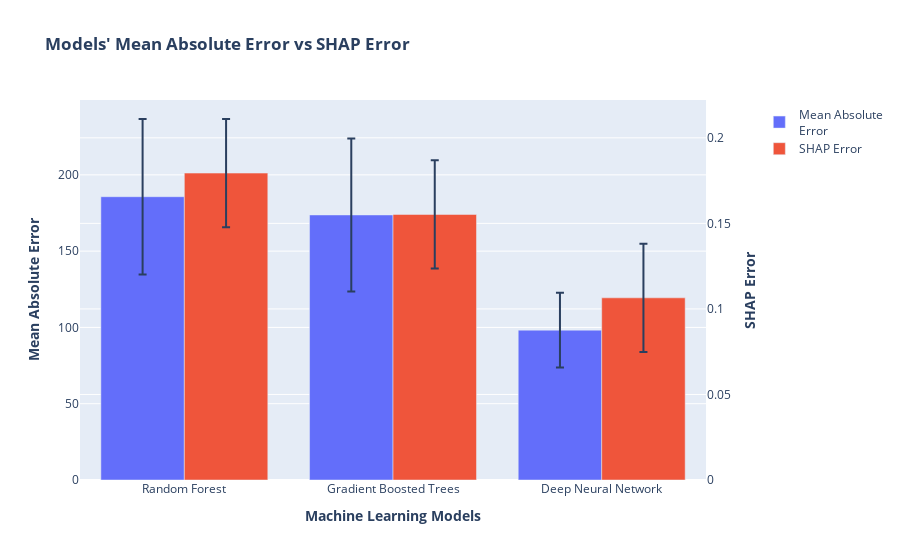

Notebook code for this chart:
### Code cell
# Create figure with secondary y-axis
model = ['Random Forest', 'Gradient Boosted Trees', 'Deep Neural Network']
all_sv_mean = [all_median[6], all_median[7], all_median[8]]
all_sv_std = [all_std[8], all_std[8], all_std[8]]
fig = make_subplots(specs=[[{"secondary_y": True}]])
# Add traces
fig.add_trace(
    go.Bar(x=model, y=all_mae_mean, name="Mean Absolute<br>Error", offsetgroup= "1",
           error_y=dict(type='data', array=all_mae_std)),
    secondary_y=False,
)

fig.add_trace(
    go.Bar(x=model, y=all_sv_mean, name="SHAP Error", offsetgroup= "2",
           error_y=dict(type='data', array=all_sv_std)),
    secondary_y=True,
)

# Add figure title
fig.update_layout(
    title_text="<b>Models' Mean Absolute Error vs SHAP Error</b>",
    barmode='group'
)
# fig.update_traces(texttemplate='%{text:.2s}', textposition='auto')
# fig.update_layout(uniformtext_minsize=8, uniformtext_mode='hide')


# Set x-axis title
fig.update_xaxes(title_text="<b>Machine Learning Models</b>")

# Set y-axes titles
fig.update_yaxes(title_text="<b>Mean Absolute Error</b>", secondary_y=False)
fig.update_yaxes(title_text="<b>SHAP Error</b>", secondary_y=True)


fig.show()

### Figure 1 — Plotly figure (JSON) as saved in the notebook; plotly's stock layout.template omitted (floating-point values rounded to 4 significant figures)
{"data": [{"error_y": {"array": [50.93, 50.13, 24.46], "type": "data"}, "name": "Mean Absolute<br>Error", "offsetgroup": "1", "type": "bar", "x": ["Random Forest", "Gradient Boosted Trees", "Deep Neural Network"], "xaxis": "x", "y": [185.7, 173.7, 98.22], "yaxis": "y"}, {"error_y": {"array": [0.03161, 0.03161, 0.03161], "type": "data"}, "name": "SHAP Error", "offsetgroup": "2", "type": "bar", "x": ["Random Forest", "Gradient Boosted Trees", "Deep Neural Network"], "xaxis": "x", "y": [0.1794, 0.1552, 0.1065], "yaxis": "y2"}], "layout": {"barmode": "group", "title": {"text": "<b>Models' Mean Absolute Error vs SHAP Error</b>"}, "xaxis": {"anchor": "y", "domain": [0, 0.94], "title": {"text": "<b>Machine Learning Models</b>"}}, "yaxis": {"anchor": "x", "domain": [0, 1], "title": {"text": "<b>Mean Absolute Error</b>"}}, "yaxis2": {"anchor": "x", "overlaying": "y", "side": "right", "title": {"text": "<b>SHAP Error</b>"}}}}
